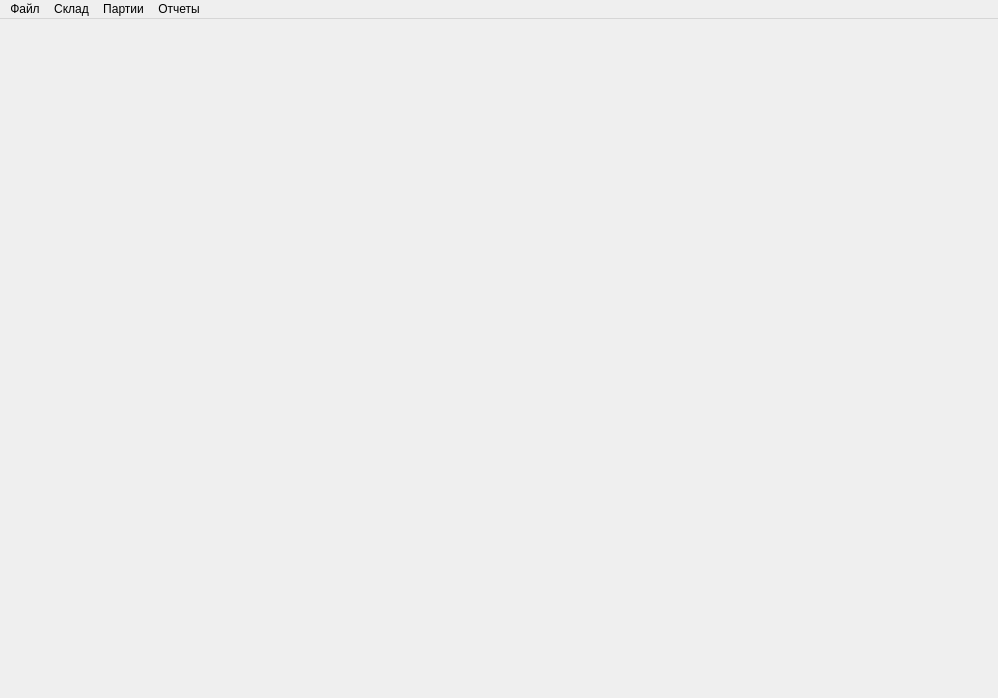
<?xml version="1.0" encoding="UTF-8"?>
<ui version="4.0">
 <class>MainWindow</class>
 <widget class="QMainWindow" name="MainWindow">
  <property name="geometry">
   <rect>
    <x>0</x>
    <y>0</y>
    <width>998</width>
    <height>698</height>
   </rect>
  </property>
  <property name="windowTitle">
   <string>Отгрузка</string>
  </property>
  <widget class="QWidget" name="centralWidget">
   <layout class="QVBoxLayout" name="verticalLayout_5"/>
  </widget>
  <widget class="QMenuBar" name="menuBar">
   <property name="geometry">
    <rect>
     <x>0</x>
     <y>0</y>
     <width>998</width>
     <height>24</height>
    </rect>
   </property>
   <widget class="QMenu" name="menu">
    <property name="title">
     <string>Файл</string>
    </property>
    <addaction name="actionExit"/>
   </widget>
   <widget class="QMenu" name="menu_2">
    <property name="title">
     <string>Склад</string>
    </property>
    <addaction name="actionShip"/>
    <addaction name="actionRet"/>
    <addaction name="actionAvEl"/>
    <addaction name="actionAvWire"/>
   </widget>
   <widget class="QMenu" name="menu_3">
    <property name="title">
     <string>Партии</string>
    </property>
    <addaction name="actionPartEl"/>
    <addaction name="actionPartWire"/>
   </widget>
   <widget class="QMenu" name="menu_4">
    <property name="title">
     <string>Отчеты</string>
    </property>
    <addaction name="actionReportEl"/>
   </widget>
   <addaction name="menu"/>
   <addaction name="menu_2"/>
   <addaction name="menu_3"/>
   <addaction name="menu_4"/>
  </widget>
  <action name="actionShip">
   <property name="checkable">
    <bool>true</bool>
   </property>
   <property name="checked">
    <bool>true</bool>
   </property>
   <property name="text">
    <string>Отгрузка</string>
   </property>
  </action>
  <action name="actionRet">
   <property name="checkable">
    <bool>true</bool>
   </property>
   <property name="text">
    <string>Возврат / перемещение электродов</string>
   </property>
  </action>
  <action name="actionPartEl">
   <property name="checkable">
    <bool>true</bool>
   </property>
   <property name="text">
    <string>Движение электродов</string>
   </property>
  </action>
  <action name="actionPartWire">
   <property name="checkable">
    <bool>true</bool>
   </property>
   <property name="text">
    <string>Движение проволоки</string>
   </property>
  </action>
  <action name="actionExit">
   <property name="text">
    <string>Выход</string>
   </property>
  </action>
  <action name="actionAvEl">
   <property name="checkable">
    <bool>true</bool>
   </property>
   <property name="text">
    <string>Наличие электродов</string>
   </property>
  </action>
  <action name="actionAvWire">
   <property name="checkable">
    <bool>true</bool>
   </property>
   <property name="text">
    <string>Наличие проволоки</string>
   </property>
  </action>
  <action name="actionReportEl">
   <property name="checkable">
    <bool>true</bool>
   </property>
   <property name="text">
    <string>Отчет по электродам</string>
   </property>
  </action>
 </widget>
 <layoutdefault spacing="6" margin="11"/>
 <resources/>
 <connections/>
</ui>
